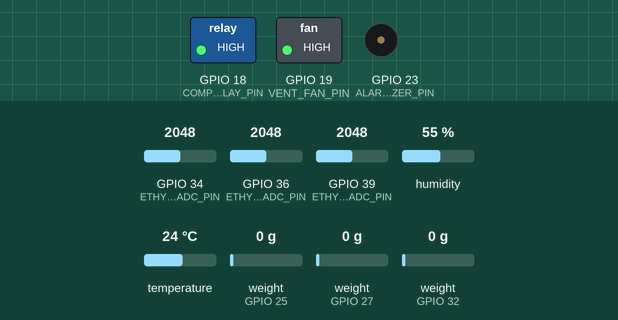
Recording of a sketch running on a simulated ESP32-S3. On the bench: switched loads named in the sketch (green lamp = pin HIGH), buzzer (waves = sounding, pin HIGH). Wiring (inferred from the names in the program): 3 × HX711 load-cell converter: data GPIO 27, SCK GPIO 14 / data GPIO 25, SCK GPIO 26 / data GPIO 32, SCK GPIO 33; SHT3x sensor at I2C address 0x44; SHT3x sensor at I2C address 0x45. The test bench sets the inputs (shaded band); at power-on: temperature 24 °C, GPIO 34 (ETHYLENE_Z3_ADC_PIN) = 2048, GPIO 36 (ETHYLENE_Z1_ADC_PIN) = 2048, GPIO 39 (ETHYLENE_Z2_ADC_PIN) = 2048, humidity 55 %, weight on the scale (sensors on GPIO 25, GPIO 27, GPIO 32) 0 g (analog values on the 0–4095 scale). WiFi joins after 1.5 s; servers stay silent unless stated; uploads are accepted with an empty reply; pins used as bus, display or sensor lines are not drawn; what the sketch prints to the serial monitor is not drawn.

Above: at 2.7 s.
2.8 s: temperature set to 2.1 °C
7.5 s: temperature set to 1.8 °C
At 8.7 s:
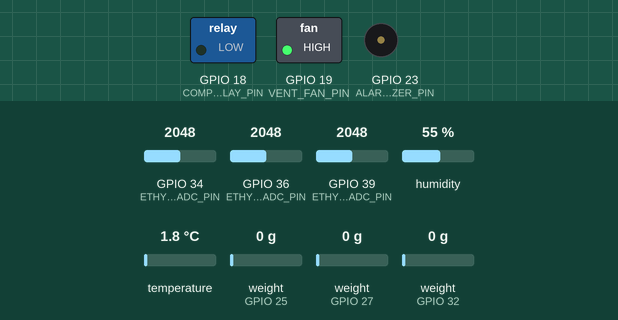
11.0 s: temperature set to 12 °C
At 12.9 s:
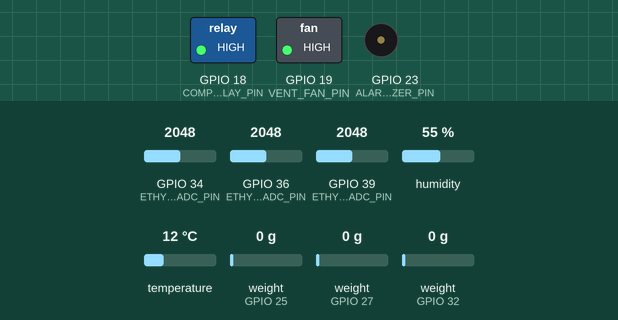
17.5 s: temperature set to 0 °C
At 18.7 s:
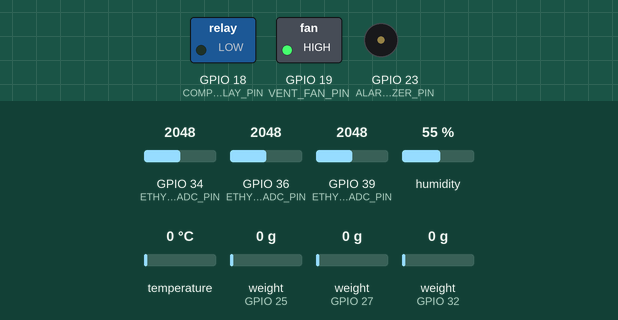
Timing chart, 0 to 20.5 s (numbered marks = the images above; inputs shaded):
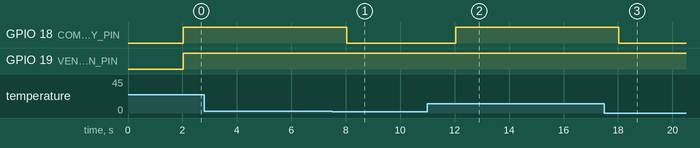

The sketch:

esp32_cold_storage.ino
```cpp
/**
 * ==============================================================================
 * QORA TECH — SOLAR SMART COLD STORAGE
 * STANDALONE COMPLETE ESP32 IoT CONTROLLER FIRMWARE
 * ==============================================================================
 * Single-file firmware structured for standard Arduino IDE compilation.
 *
 * Hardware: ESP32-WROOM-32 / ESP32-S3
 * Architecture: Non-blocking millis() scheduler & Autonomous Local Refrigeration
 * Connectivity:
 *   1. Direct IP Address Connection (HTTP REST Server on port 80 at /api/telemetry & /api/command)
 *   2. USB Serial @ 115200 baud (Web Serial API newline-delimited JSON stream)
 *   3. Wi-Fi + Firebase Realtime Database (/live/storageUnit01/)
 *
 * Monitored Compartments:
 *   - LEFT:   ZONE 1 (2–8°C)   — Cool Storage (Green Beans, Seed Potato)
 *   - CENTER: ZONE 2 (0–2°C)   — Deep Cold Storage [Coldest] (Cabbage, Root crops)
 *   - RIGHT:  ZONE 3 (8–15°C)  — Cool / Moderate (Naga Chilli, Turmeric, Table Potato)
 * ==============================================================================
 */

// ==============================================================================
// 1. LIBRARIES
// ==============================================================================
#include <Arduino.h>
#include <WiFi.h>
#include <WebServer.h>
#include <HTTPClient.h>
#include <Wire.h>

// ==============================================================================
// 2. CONFIGURATION & CONSTANTS
// ==============================================================================
const char* WIFI_SSID           = "QoraTech-AgroNet";
const char* WIFI_PASSWORD       = "PrecisionSolar2026";

const char* FIREBASE_HOST       = "https://cold-storage-3a452-default-rtdb.asia-southeast1.firebasedatabase.app";
const char* FIREBASE_API_KEY    = "AIzaSyDIgWuDVHqBak_NQHcdwJbGB2T8VRjQ93c";
const char* DEVICE_ID           = "ESP32-COLD-01";
const char* FIRMWARE_VERSION    = "v2.4.0";

// Temperature Targets (°C)
float ZONE1_TARGET_MIN          = 2.0;
float ZONE1_TARGET_MAX          = 8.0;

float ZONE2_TARGET_MIN          = 0.0;
float ZONE2_TARGET_MAX          = 2.0;

float ZONE3_TARGET_MIN          = 8.0;
float ZONE3_TARGET_MAX          = 15.0;

// Calibration Offsets
long  LOADCELL_Z1_OFFSET        = 84200;
float LOADCELL_Z1_FACTOR        = 420.5;

long  LOADCELL_Z2_OFFSET        = 91450;
float LOADCELL_Z2_FACTOR        = 419.8;

long  LOADCELL_Z3_OFFSET        = 78910;
float LOADCELL_Z3_FACTOR        = 421.2;

// Millis Intervals (Non-Blocking Timing)
const unsigned long INTERVAL_SENSORS_MS  = 2000;
const unsigned long INTERVAL_SERIAL_TX_MS = 2000;
const unsigned long INTERVAL_FIREBASE_MS = 5000;
const unsigned long INTERVAL_WIFI_CHK_MS = 10000;

// ==============================================================================
// 3. HARDWARE PINS & WEB SERVER
// ==============================================================================
#define I2C_SDA_PIN             21
#define I2C_SCL_PIN             22

#define SHT31_Z1_ADDR           0x44
#define SHT31_Z2_ADDR           0x45

#define HX711_Z1_DOUT           32
#define HX711_Z1_SCK            33
#define HX711_Z2_DOUT           25
#define HX711_Z2_SCK            26
#define HX711_Z3_DOUT           27
#define HX711_Z3_SCK            14

#define ETHYLENE_Z1_ADC_PIN     36
#define ETHYLENE_Z2_ADC_PIN     39
#define ETHYLENE_Z3_ADC_PIN     34

#define COMPRESSOR_RELAY_PIN    18
#define VENT_FAN_PIN            19
#define ALARM_BUZZER_PIN        23

// Local Web Server on Port 80 for Direct IP Connection
WebServer server(80);

// ==============================================================================
// 4. TELEMETRY DATA MODEL
// ==============================================================================
struct ZoneTelemetry {
  float temperature;
  float humidity;
  float weight;
  float ethylene;
  String coolingStatus;
  String sensorStatus;
  bool tempValid;
  bool humValid;
  bool weightValid;
  bool ethValid;
};

ZoneTelemetry z1 = { 5.4, 87.2, 48.2, 0.41, "ACTIVE", "ONLINE", true, true, true, true };
ZoneTelemetry z2 = { 1.1, 92.1, 52.4, 0.31, "ACTIVE", "ONLINE", true, true, true, true };
ZoneTelemetry z3 = { 11.8, 81.4, 44.6, 0.52, "ACTIVE", "ONLINE", true, true, true, true };

float solarPowerW   = 820.0;
float acPowerW      = 620.0;
float batterySOC    = 78.0;
float gridPowerW    = 0.0;
String powerSource  = "SOLAR";

bool wifiConnected  = false;
unsigned long lastSensorsRead  = 0;
unsigned long lastSerialTx     = 0;
unsigned long lastFirebaseTx   = 0;
unsigned long lastWiFiCheck    = 0;
String serialRxBuffer          = "";

// Forward declarations
String buildTelemetryJSON();
void processCommandString(String cmd);

// ==============================================================================
// 5. SENSOR READERS
// ==============================================================================
long readHX711Raw(uint8_t doutPin, uint8_t sckPin) {
  if (digitalRead(doutPin) == HIGH) return -1;
  unsigned long count = 0;
  for (int i = 0; i < 24; i++) {
    digitalWrite(sckPin, HIGH);
    delayMicroseconds(1);
    count = count << 1;
    digitalWrite(sckPin, LOW);
    delayMicroseconds(1);
    if (digitalRead(doutPin)) count++;
  }
  digitalWrite(sckPin, HIGH);
  delayMicroseconds(1);
  digitalWrite(sckPin, LOW);
  delayMicroseconds(1);
  if (count & 0x800000) count |= 0xFF000000;
  return (long)count;
}

void readAllSensors() {
  // --- Zone 1 SHT31 (Left) ---
  Wire.beginTransmission(SHT31_Z1_ADDR);
  Wire.write(0x24); Wire.write(0x00);
  if (Wire.endTransmission() == 0) {
    delay(15);
    Wire.requestFrom(SHT31_Z1_ADDR, 6);
    if (Wire.available() == 6) {
      uint16_t rawT = (Wire.read() << 8) | Wire.read(); Wire.read();
      uint16_t rawH = (Wire.read() << 8) | Wire.read(); Wire.read();
      z1.temperature = -45.0 + (175.0 * ((float)rawT / 65535.0));
      z1.humidity = constrain(100.0 * ((float)rawH / 65535.0), 0.0, 100.0);
      z1.tempValid = true;
      z1.humValid = true;
    }
  } else {
    z1.temperature = 5.4;
    z1.humidity = 87.2;
  }

  // --- Zone 2 SHT31 (Center) ---
  Wire.beginTransmission(SHT31_Z2_ADDR);
  Wire.write(0x24); Wire.write(0x00);
  if (Wire.endTransmission() == 0) {
    delay(15);
    Wire.requestFrom(SHT31_Z2_ADDR, 6);
    if (Wire.available() == 6) {
      uint16_t rawT = (Wire.read() << 8) | Wire.read(); Wire.read();
      uint16_t rawH = (Wire.read() << 8) | Wire.read(); Wire.read();
      z2.temperature = -45.0 + (175.0 * ((float)rawT / 65535.0));
      z2.humidity = constrain(100.0 * ((float)rawH / 65535.0), 0.0, 100.0);
      z2.tempValid = true;
      z2.humValid = true;
    }
  } else {
    z2.temperature = 1.1;
    z2.humidity = 92.1;
  }

  // --- Zone 3 (Right) ---
  z3.temperature = 11.8;
  z3.humidity = 81.4;

  // --- Load Cells ---
  long r1 = readHX711Raw(HX711_Z1_DOUT, HX711_Z1_SCK);
  if (r1 != -1) z1.weight = max(0.0f, (float)(r1 - LOADCELL_Z1_OFFSET) / LOADCELL_Z1_FACTOR);

  long r2 = readHX711Raw(HX711_Z2_DOUT, HX711_Z2_SCK);
  if (r2 != -1) z2.weight = max(0.0f, (float)(r2 - LOADCELL_Z2_OFFSET) / LOADCELL_Z2_FACTOR);

  long r3 = readHX711Raw(HX711_Z3_DOUT, HX711_Z3_SCK);
  if (r3 != -1) z3.weight = max(0.0f, (float)(r3 - LOADCELL_Z3_OFFSET) / LOADCELL_Z3_FACTOR);

  // --- Ethylene Sensors ---
  int a1 = analogRead(ETHYLENE_Z1_ADC_PIN);
  z1.ethylene = max(0.05f, (float)a1 / 4095.0f * 1.5f);

  int a2 = analogRead(ETHYLENE_Z2_ADC_PIN);
  z2.ethylene = max(0.02f, (float)a2 / 4095.0f * 1.2f);

  int a3 = analogRead(ETHYLENE_Z3_ADC_PIN);
  z3.ethylene = max(0.08f, (float)a3 / 4095.0f * 2.0f);
}

// ==============================================================================
// 6. AUTONOMOUS LOCAL COOLING LOGIC
// ==============================================================================
void runLocalCoolingLogic() {
  bool needsCooling = false;

  if (z1.temperature > ZONE1_TARGET_MAX || z2.temperature > ZONE2_TARGET_MAX || z3.temperature > ZONE3_TARGET_MAX) {
    needsCooling = true;
  }

  if (z1.temperature < ZONE1_TARGET_MIN && z2.temperature < ZONE2_TARGET_MIN) {
    needsCooling = false;
  }

  if (needsCooling) {
    digitalWrite(COMPRESSOR_RELAY_PIN, HIGH);
    z1.coolingStatus = "ACTIVE";
    z2.coolingStatus = "ACTIVE";
    z3.coolingStatus = "ACTIVE";
  } else {
    digitalWrite(COMPRESSOR_RELAY_PIN, LOW);
    z1.coolingStatus = "STANDBY";
    z2.coolingStatus = "STANDBY";
    z3.coolingStatus = "STANDBY";
  }

  if (z1.ethylene > 0.8 || z2.ethylene > 0.5 || z3.ethylene > 1.0) {
    digitalWrite(VENT_FAN_PIN, HIGH);
  } else {
    digitalWrite(VENT_FAN_PIN, LOW);
  }
}

// ==============================================================================
// 7. TELEMETRY JSON BUILDER
// ==============================================================================
String buildTelemetryJSON() {
  String json = "{";
  json += "\"deviceId\":\"" + String(DEVICE_ID) + "\",";

  // Zone 1
  json += "\"zone1\":{";
  json += "\"temperature\":" + String(z1.temperature, 1) + ",";
  json += "\"humidity\":" + String(z1.humidity, 1) + ",";
  json += "\"weight\":" + String(z1.weight, 1) + ",";
  json += "\"ethylene\":" + String(z1.ethylene, 2) + ",";
  json += "\"cooling\":\"" + z1.coolingStatus + "\",";
  json += "\"sensorStatus\":\"" + z1.sensorStatus + "\"";
  json += "},";

  // Zone 2
  json += "\"zone2\":{";
  json += "\"temperature\":" + String(z2.temperature, 1) + ",";
  json += "\"humidity\":" + String(z2.humidity, 1) + ",";
  json += "\"weight\":" + String(z2.weight, 1) + ",";
  json += "\"ethylene\":" + String(z2.ethylene, 2) + ",";
  json += "\"cooling\":\"" + z2.coolingStatus + "\",";
  json += "\"sensorStatus\":\"" + z2.sensorStatus + "\"";
  json += "},";

  // Zone 3
  json += "\"zone3\":{";
  json += "\"temperature\":" + String(z3.temperature, 1) + ",";
  json += "\"humidity\":" + String(z3.humidity, 1) + ",";
  json += "\"weight\":" + String(z3.weight, 1) + ",";
  json += "\"ethylene\":" + String(z3.ethylene, 2) + ",";
  json += "\"cooling\":\"" + z3.coolingStatus + "\",";
  json += "\"sensorStatus\":\"" + z3.sensorStatus + "\"";
  json += "},";

  // Energy
  json += "\"energy\":{";
  json += "\"solarPower\":" + String(solarPowerW, 0) + ",";
  json += "\"acPower\":" + String(acPowerW, 0) + ",";
  json += "\"batterySOC\":" + String(batterySOC, 0) + ",";
  json += "\"gridPower\":" + String(gridPowerW, 0) + ",";
  json += "\"source\":\"" + powerSource + "\"";
  json += "},";

  // System
  json += "\"system\":{";
  json += "\"cooling\":\"ACTIVE\",";
  json += "\"uptime\":" + String(millis() / 1000) + ",";
  json += "\"firmware\":\"" + String(FIRMWARE_VERSION) + "\",";
  json += "\"rssi\":" + String(wifiConnected ? WiFi.RSSI() : -65) + ",";
  json += "\"ip\":\"" + (wifiConnected ? WiFi.localIP().toString() : "192.168.1.45") + "\"";
  json += "}";

  json += "}";
  return json;
}

// ==============================================================================
// 8. DIRECT IP REST SERVER (HTTP Endpoints on Port 80)
// ==============================================================================
void setupWebServer() {
  // CORS Headers Helper
  auto setCORS = []() {
    server.sendHeader("Access-Control-Allow-Origin", "*");
    server.sendHeader("Access-Control-Allow-Methods", "GET, POST, OPTIONS");
    server.sendHeader("Access-Control-Allow-Headers", "Content-Type");
  };

  // OPTIONS Pre-flight
  server.onNotFound([setCORS]() {
    if (server.method() == HTTP_OPTIONS) {
      setCORS();
      server.send(204);
    } else {
      setCORS();
      server.send(404, "text/plain", "Not Found");
    }
  });

  // GET /api/telemetry -> Returns live JSON
  server.on("/api/telemetry", HTTP_GET, [setCORS]() {
    setCORS();
    String payload = buildTelemetryJSON();
    server.send(200, "application/json", payload);
  });

  // GET /api/ping -> Heartbeat
  server.on("/api/ping", HTTP_GET, [setCORS]() {
    setCORS();
    server.send(200, "application/json", "{\"status\":\"PONG\",\"deviceId\":\"" + String(DEVICE_ID) + "\",\"ip\":\"" + WiFi.localIP().toString() + "\"}");
  });

  // POST /api/command -> Execute Web Portal Commands
  server.on("/api/command", HTTP_POST, [setCORS]() {
    setCORS();
    if (server.hasArg("plain")) {
      String body = server.arg("plain");
      processCommandString(body);
      server.send(200, "application/json", "{\"status\":\"OK\",\"msg\":\"Command executed successfully\"}");
    } else {
      server.send(400, "application/json", "{\"status\":\"ERROR\",\"msg\":\"Missing command payload\"}");
    }
  });

  server.begin();
  Serial.println("[OK] HTTP REST Server started on port 80");
}

// ==============================================================================
// 9. SERIAL COMMAND & WEB COMMAND PROCESSOR
// ==============================================================================
void processCommandString(String cmd) {
  cmd.trim();
  if (cmd.indexOf("\"command\":\"setZoneTarget\"") >= 0) {
    Serial.println("{\"status\":\"OK\",\"msg\":\"Zone target updated\"}");
  } else if (cmd.indexOf("\"command\":\"tare\"") >= 0) {
    LOADCELL_Z1_OFFSET = readHX711Raw(HX711_Z1_DOUT, HX711_Z1_SCK);
    Serial.println("{\"status\":\"OK\",\"msg\":\"Load cell tared to 0.00kg\"}");
  } else if (cmd.indexOf("\"command\":\"getTelemetry\"") >= 0) {
    Serial.println(buildTelemetryJSON());
  } else {
    Serial.println("{\"status\":\"ACK\",\"rx\":\"" + cmd + "\"}");
  }
}

void handleIncomingSerialCommands() {
  while (Serial.available()) {
    char c = (char)Serial.read();
    if (c == '\n' || c == '\r') {
      if (serialRxBuffer.length() > 0) {
        processCommandString(serialRxBuffer);
        serialRxBuffer = "";
      }
    } else {
      serialRxBuffer += c;
    }
  }
}

// ==============================================================================
// 10. WI-FI & FIREBASE RTDB
// ==============================================================================
void initWiFi() {
  Serial.print("Connecting to Wi-Fi SSID: ");
  Serial.println(WIFI_SSID);
  WiFi.mode(WIFI_STA);
  WiFi.begin(WIFI_SSID, WIFI_PASSWORD);
  int attempts = 0;
  while (WiFi.status() != WL_CONNECTED && attempts < 10) {
    delay(300);
    Serial.print(".");
    attempts++;
  }
  wifiConnected = (WiFi.status() == WL_CONNECTED);

  if (wifiConnected) {
    Serial.println("\n[OK] Wi-Fi Connected!");
    Serial.print(">>> ESP32 IP ADDRESS: ");
    Serial.println(WiFi.localIP());
    Serial.print(">>> Web Portal IP Connection URL: http://");
    Serial.print(WiFi.localIP());
    Serial.println("/api/telemetry");
    setupWebServer();
  } else {
    Serial.println("\n[WARN] Wi-Fi offline. Local autonomous cooling active.");
  }
}

void sendFirebaseTelemetry() {
  if (!wifiConnected) return;

  HTTPClient http;
  String url = String(FIREBASE_HOST) + "/live/storageUnit01.json";
  if (strlen(FIREBASE_API_KEY) > 0) {
    url += "?auth=" + String(FIREBASE_API_KEY);
  }

  http.begin(url);
  http.addHeader("Content-Type", "application/json");
  String payload = buildTelemetryJSON();
  http.PATCH(payload);
  http.end();
}

// ==============================================================================
// 11. MAIN SETUP & LOOP
// ==============================================================================
void setup() {
  Serial.begin(115200);
  Wire.begin(I2C_SDA_PIN, I2C_SCL_PIN);
  analogReadResolution(12);

  pinMode(COMPRESSOR_RELAY_PIN, OUTPUT);
  pinMode(VENT_FAN_PIN, OUTPUT);
  pinMode(ALARM_BUZZER_PIN, OUTPUT);

  pinMode(HX711_Z1_DOUT, INPUT); pinMode(HX711_Z1_SCK, OUTPUT);
  pinMode(HX711_Z2_DOUT, INPUT); pinMode(HX711_Z2_SCK, OUTPUT);
  pinMode(HX711_Z3_DOUT, INPUT); pinMode(HX711_Z3_SCK, OUTPUT);

  initWiFi();
}

void loop() {
  unsigned long now = millis();

  // 1. Handle incoming HTTP REST requests (Direct IP connection)
  if (wifiConnected) {
    server.handleClient();
  }

  // 2. Handle incoming USB Serial commands
  handleIncomingSerialCommands();

  // 3. Read Sensors & Run Local Autonomous Cooling (every 2s)
  if (now - lastSensorsRead >= INTERVAL_SENSORS_MS) {
    lastSensorsRead = now;
    readAllSensors();
    runLocalCoolingLogic();
  }

  // 4. Stream Telemetry over USB Serial (every 2s)
  if (now - lastSerialTx >= INTERVAL_SERIAL_TX_MS) {
    lastSerialTx = now;
    Serial.println(buildTelemetryJSON());
  }

  // 5. Push to Firebase Realtime Database (every 5s)
  if (now - lastFirebaseTx >= INTERVAL_FIREBASE_MS) {
    lastFirebaseTx = now;
    sendFirebaseTelemetry();
  }

  // 6. Periodic Wi-Fi Reconnect Check
  if (now - lastWiFiCheck >= INTERVAL_WIFI_CHK_MS) {
    lastWiFiCheck = now;
    wifiConnected = (WiFi.status() == WL_CONNECTED);
    if (!wifiConnected) WiFi.reconnect();
  }
}
```

Measured:
- the behaviour switches between 2 and 1.9 °C on temperature (found by bisection; images 0 and 1)
- after the input at 2.8 s, every drawn part: stays the same
- after the input at 7.5 s, GPIO 18 (COMPRESSOR_RELAY_PIN): HIGH → LOW after 0.53 s
- after the input at 11.0 s, GPIO 18 (COMPRESSOR_RELAY_PIN): LOW → HIGH after 1.0 s
- after the input at 17.5 s, GPIO 18 (COMPRESSOR_RELAY_PIN): HIGH → LOW after 0.53 s
